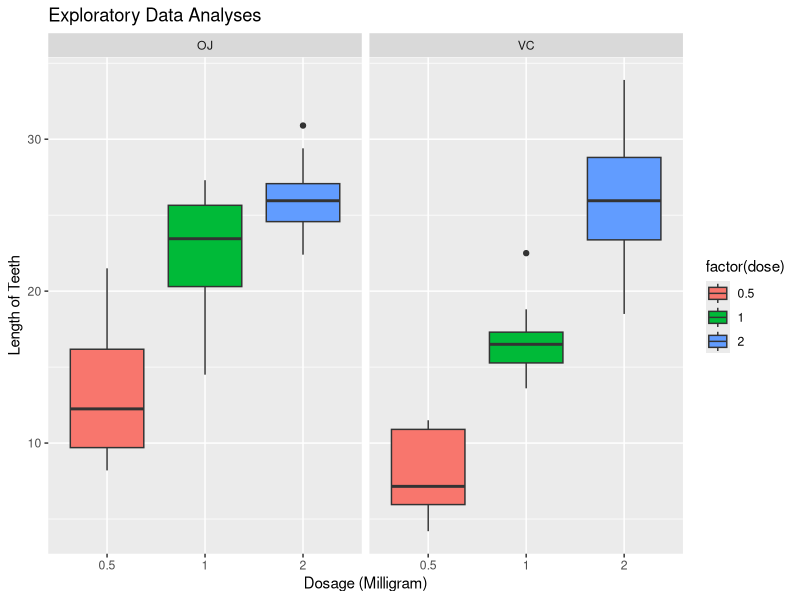

Reproduce this figure in R. (Note: this script raises an error after producing the figure.)
## ---- chunk 1
library(ggplot2)
library(datasets)
data(ToothGrowth)
str(ToothGrowth)
head(ToothGrowth)
## ---- chunk 2
plot <- ggplot(ToothGrowth, 
               aes(x=factor(dose),y=len,fill=factor(dose)))
plot + geom_boxplot(notch=F) + facet_grid(.~supp) +
     scale_x_discrete("Dosage (Milligram)") +   
     scale_y_continuous("Length of Teeth") +  
     ggtitle("Exploratory Data Analyses")

## ---- chunk 3
ToothGrowth$dose <- as.factor(ToothGrowth$dose)
summary(ToothGrowth)
## ---- chunk 4
table(ToothGrowth$supp, ToothGrowth$dose)

## ---- chunk 5
supp.t1 <- t.test(len~supp, paired=F, var.equal=T, data=ToothGrowth)
supp.t2 <- t.test(len~supp, paired=F, var.equal=F, data=ToothGrowth)
supp.result <- data.frame("p-value"=c(supp.t1$p.value, supp.t2$p.value),
                          "Conf-Low"=c(supp.t1$conf[1],supp.t2$conf[1]),
                          "Conf-High"=c(supp.t1$conf[2],supp.t2$conf[2]),
                          row.names=c("Equal Var","Unequal Var"))
supp.result

